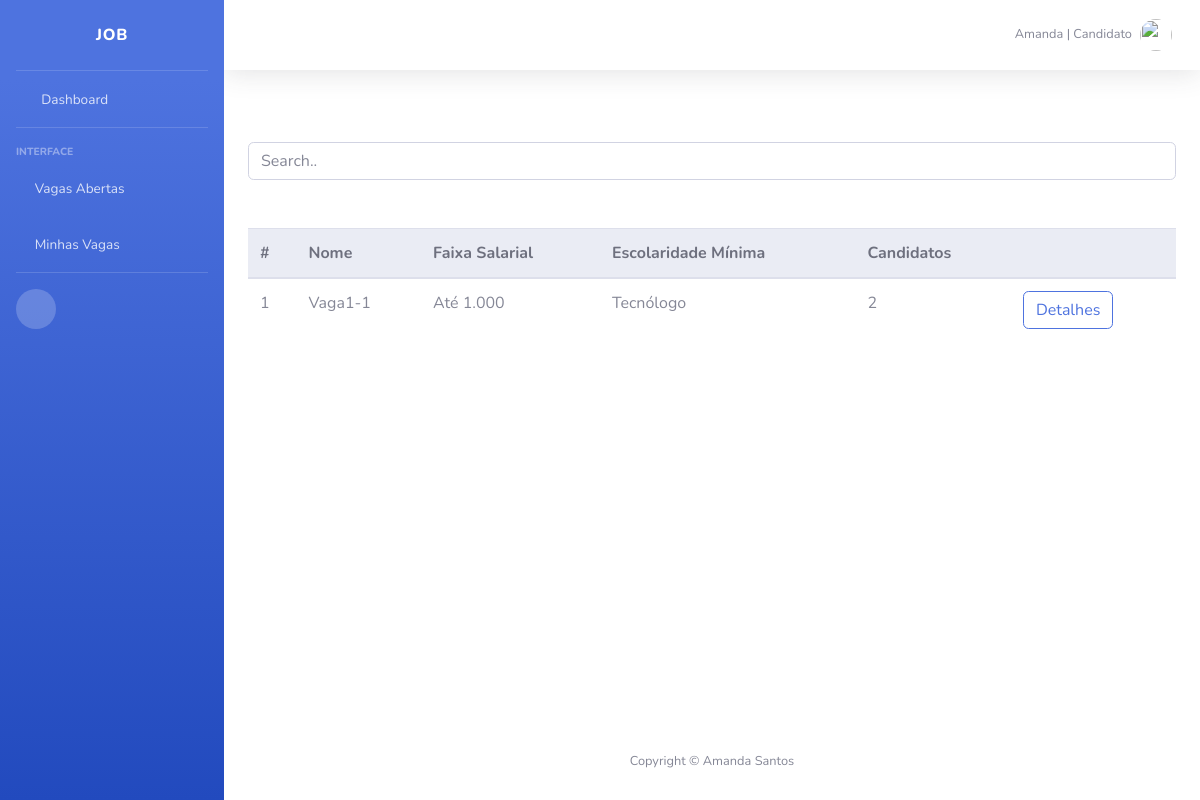
Before: /dashboard/minhas_vagas/ (signed in) with the older database file.
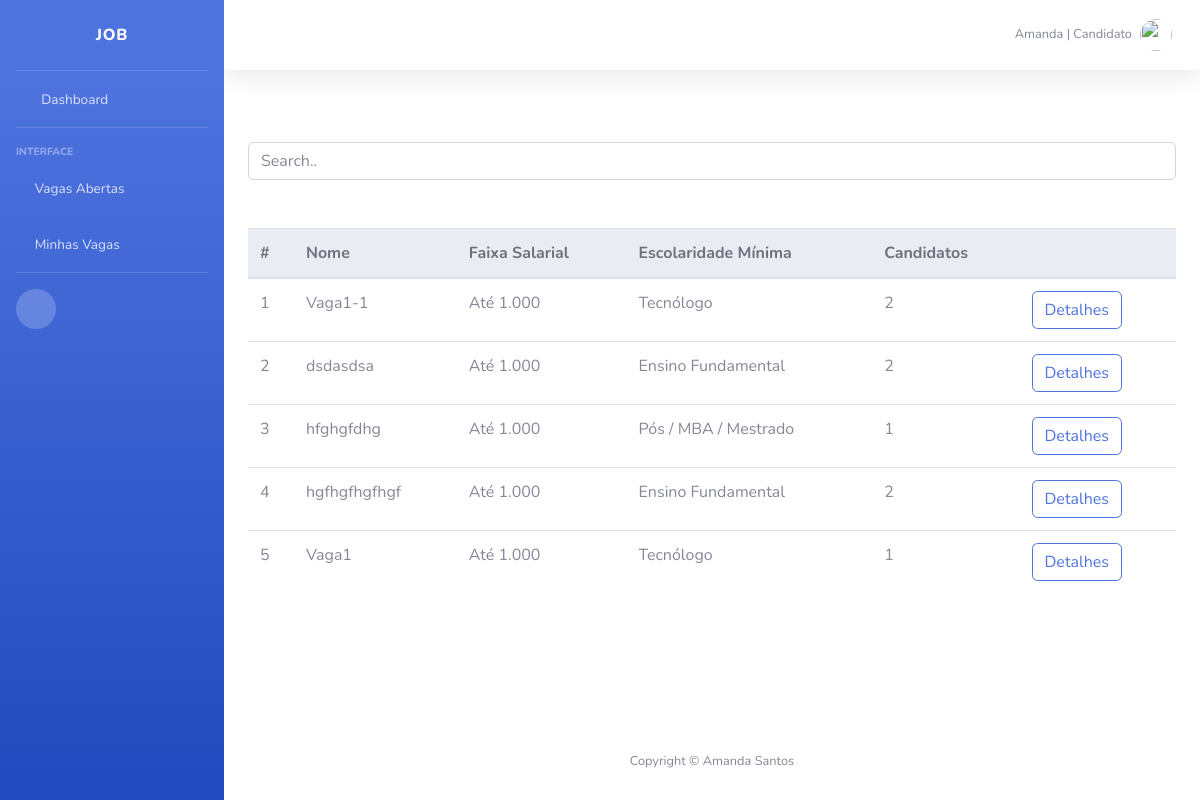
After: the same page with the newer database file.
### gestao/models.py (models this page shows, shortened)
class Vaga(models.Model):
    A1 = 'Até 1.000'
    D1A2 = 'De 1.000 a 2.000'
    D2A3 = 'De 2.000 a 3.000'
    AC3 = 'Acima de 3.000'
    FAIXA_SALARIAL = (
        (A1, 'Até 1.000'),
        (D1A2, 'De 1.000 a 2.000'),
        (D2A3, 'De 2.000 a 3.000'),
        (AC3, 'Acima de 3.000'),
    )
    EF = 'Ensino Fundamental'
    EM = 'Ensino Médio'
    TG = 'Tecnólogo'
    ES = 'Ensino Superior'
    PS = 'Pós / MBA / Mestrado'
    DR = 'Doutorado'
    ESCOLARIDADE = (
        (EF, 'Ensino Fundamental'),
        (EM, 'Ensino Médio'),
        (TG, 'Tecnólogo'),
        (ES, 'Ensino Superior'),
        (PS, 'Pós / MBA / Mestrado'),
        (DR, 'Doutorado'),
    )
    empresa = models.ForeignKey(Empresa, on_delete=models.CASCADE, verbose_name='empresa')
    nome = models.CharField(max_length=50, default='')
    faixa_salarial = models.CharField(
        max_length=50,
        choices=FAIXA_SALARIAL,
        default=A1,
    )
    escolaridade = models.CharField(
        max_length=50,
        choices=ESCOLARIDADE,
        default=EF,
    )
    requisitos = models.TextField(max_length=500, default='')
    delete = models.BooleanField(default=False, editable=False)
    aplicacoes = models.ManyToManyField(Aplicacao, editable=False, blank=True)
    data = models.DateField(auto_now_add=True)
    def get_quantidade_aplicacoes(self):
        return self.aplicacoes.count()
    class Meta:
        verbose_name_plural = 'Vagas'

### gestao/views.py (the view)
# urls.py: path('minhas_vagas/', minhas_vagas, name='minhas_vagas'),
@login_required
def minhas_vagas(request):
    if request.user.categoria == 1:
        vagas = Vaga.objects.all().filter(delete=False, empresa=request.user)
        return render(request, "minhas_vagas.html", {'vagas': vagas})
    else:
        vagas = Vaga.objects.filter(delete=False, aplicacoes__candidato=request.user).distinct()
        return render(request, "vagas_aplicadas.html", {'vagas': vagas})

### usuario/models.py (called while the page is built)
    def get_categoria(self):
        return self.categoria

### gestao/templates/vagas_aplicadas.html (shortened to what this page needs)
{% extends 'base.html' %}
{% block content %}
{% load static %}
    <br>
    <br>
    <div class="panel-default">
        <div class="panel-body">
            <input class="form-control" id="searchfield" type="text" placeholder="Search..">
            <br>
            <br>
            <div class="table-responsive">
                <table class="table">
                    <thead class="thead-light">
                    <tr>
                        <th>#</th>
                        <th>Nome</th>
                        <th>Faixa Salarial</th>
                        <th>Escolaridade Mínima</th>
                        <th>Candidatos</th>
                        <th></th>
                    </tr>
                    </thead>
                    <tbody id="lista_vaga">
                    {% for vaga in vagas %}
                    <tr>
                        <td>{{ forloop.counter }}</td>
                        <td>{{ vaga.nome }}</td>
                        <td>{{ vaga.faixa_salarial }}</td>
                        <td>{{ vaga.escolaridade }}</td>
                        <td>{{ vaga.get_quantidade_aplicacoes }}</td>
                        <td>
                            <button class="btn btn-outline-primary" id="btnVaga{{vaga.id}}" data-toggle="modal"
                                    data-target="#modalVaga{{ vaga.id }}">Detalhes</button>
                        </td>
                    </tr>
                    {% endfor %}
                    </tbody>
                </table>
            </div>
        </div>
    </div>
{% endblock %}

Changed rows visible on the page:
now on this page (row unchanged): Vaga: nome "dsdasdsa", faixa_salarial "Até 1.000", escolaridade "Ensino Fundamental", get_quantidade_aplicacoes "2"
now on this page (row unchanged): Vaga: nome "hfghgfdhg", faixa_salarial "Até 1.000", escolaridade "Pós / MBA / Mestrado", get_quantidade_aplicacoes "1"
now on this page (row unchanged): Vaga: nome "hgfhgfhgfhgf", faixa_salarial "Até 1.000", escolaridade "Ensino Fundamental", get_quantidade_aplicacoes "2"
added Vaga: nome "Vaga1", faixa_salarial "Até 1.000", escolaridade "Tecnólogo", get_quantidade_aplicacoes "1"
